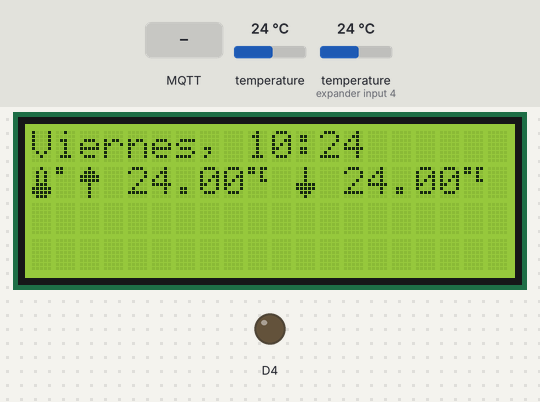
A sketch run on a simulated ESP8266 (NodeMCU). Parts: 20×4 character LCD, output pins drawn as LEDs (lit = HIGH). Inputs (shaded band) come from the test bench; at power-on: temperature 24 °C, temperature (sensor on expander input 4) 24 °C. WiFi joins after 1.5 s; servers stay silent unless stated; network time is answered at once with the bench clock; the local clock reads 2024-03-15 10:24:30 at power-on unless the sketch sets it; no MQTT or app messages arrive unless stated; what the sketch prints to the serial monitor is not drawn.

Above: at 2.8 s.
2.9 s: MQTT message "Sensor 1" arrives on the first subscribed topic
At 12.6 s:
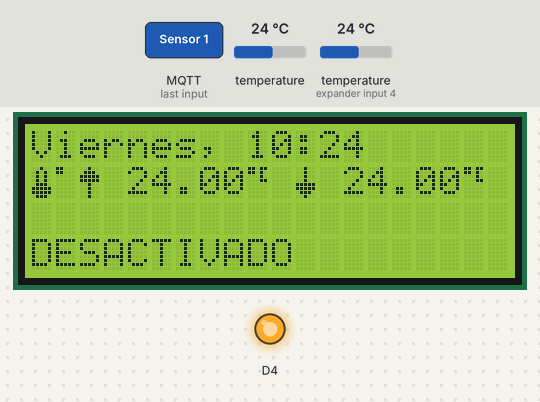
13.7 s: MQTT message "1" arrives on the first subscribed topic
At 23.7 s:
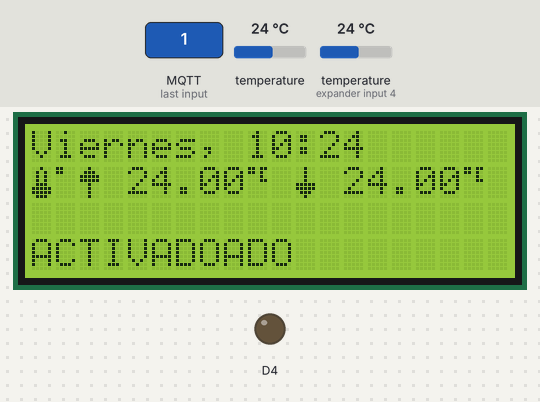
24.0 s: temperature (sensor 0) set to 12 °C
At 33.9 s:
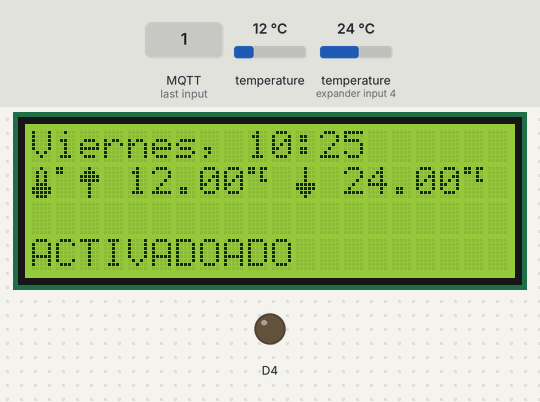
34.5 s: temperature (sensor on expander input 4) set to 12 °C
At 44.4 s:
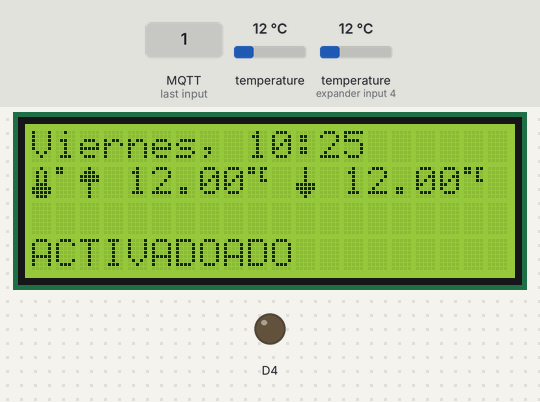
44.7 s: MQTT message "on" arrives on the first subscribed topic
At 54.0 s:
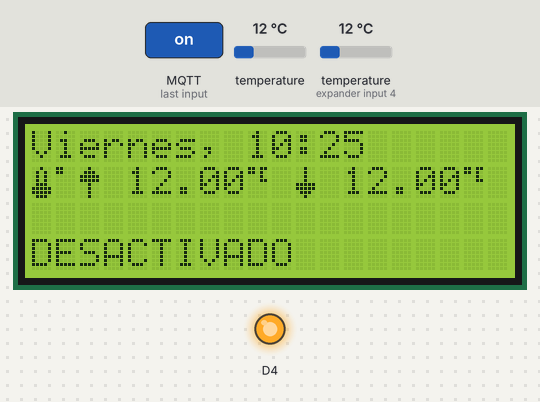
54.8 s: temperature (sensor 0) set to 19 °C
At 95.2 s:
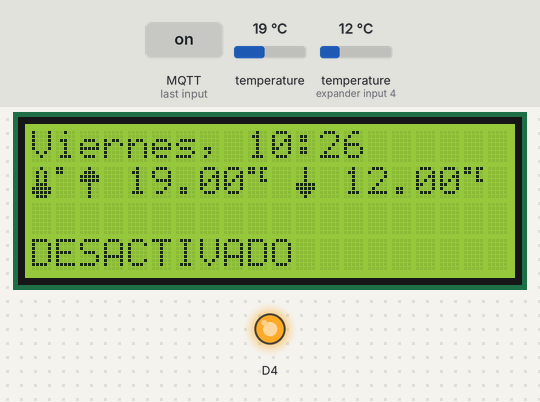
Timing chart, 0 to 96.0 s (numbered marks = the images above; inputs shaded):
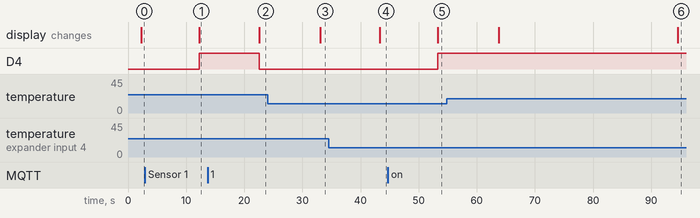

The sketch:

caldera.ino
```cpp
// Version 1.0  March 2019
// This version does not use the buttons
#include <ESP8266WiFi.h>
#include <ESP8266WebServer.h>
#include <WiFiClient.h>
#include <OneWire.h>
#include <DallasTemperature.h>
#include <PubSubClient.h>
#include <Wire.h>
#include <LiquidCrystal_I2C.h>
#include <WiFiUdp.h>
#include <NTPClient.h>

// Update these with values suitable for your network.
const char* ssid = "";
const char* password = "";
const char* mqtt_server = "daniporras.com";
// Data wire is plugged into pin D1 on the ESP8266 12-E - GPIO 5
//Where is the ds18b20 sensors -> D3
#define ONE_WIRE_BUS D3

// chars
byte termometru[8] = //icon for termometer
{
  B00100,
  B01010,
  B01010,
  B01010,
  B01110,
  B11111,
  B11111,
  B01110
};
byte vacio[8]=
{
  B00000,
  B00000,
  B00000,
  B00000,
  B00000,
  B00000,
  B00000,
  B00000
};
byte subida[8]=
{
  B00100,
  B01110,
  B11111,
  B11111,
  B00100,
  B00100,
  B00100,
  B00100
};

byte bajada[8]=
{
  B00100,
  B00100,
  B00100,
  B00100,
  B11111,
  B11111,
  B01110,
  B00100
};
byte punto[8]={
  B11000,
  B11000,
  B00000,
  B00000,
  B00000,
  B00000,
  B00000,
  B00000
};
byte tempe[8] =
{
 B11011,
  B11010,
  B00010,
  B00011,
  B00000,
  B00000,
  B00000,
  B00000
};

const long utcOffsetInSeconds = 3600;
char daysOfTheWeek[7][12] = {"Domingo", "Lunes", "Martes", "Miercoles", "Jueves", "Viernes", "Sabado"};

// Define NTP Client to get time
WiFiUDP ntpUDP;
NTPClient timeClient(ntpUDP, "pool.ntp.org", utcOffsetInSeconds);
// Set the LCD address to 0x27 for a 16 chars and 2 line display

LiquidCrystal_I2C lcd(0x27, 20, 4);

// Sets the sensors

DeviceAddress tempSensor1 = {0x28, 0xFF, 0xC1, 0xD3, 0xA4, 0x15, 0x01, 0x0B};
DeviceAddress tempSensor2 = {0x28, 0xFF, 0x27, 0xCE, 0xA4, 0x15, 0x01, 0XE8};

// Setup a oneWire instance to communicate with any OneWire devices (not just Maxim/Dallas temperature ICs)
OneWire oneWire(ONE_WIRE_BUS);

// Pass our oneWire reference to Dallas Temperature.
DallasTemperature DS18B20(&oneWire);

char temperatureCString_UNO[7];
char temperatureCString_DOS[7];
char temperatureFString[7];

float temperatura1;
float temperatura2;

WiFiClient espClient;
PubSubClient client(espClient);
long lastMsg = 0;
char msg[50];
int value = 0;

void setup() {
  pinMode(2, OUTPUT);     // Initialize the BUILTIN_LED pin as an output
  Serial.begin(115200);
  lcd.begin();
  // Turn on the blacklight and print a message.
  lcd.backlight();
  lcd.createChar(1, termometru);
  lcd.createChar(2, subida);
  lcd.createChar(3, bajada);
  lcd.createChar(4, punto);
  lcd.createChar(5, tempe);
  lcd.createChar(6, vacio);

  DS18B20.setResolution(tempSensor1, 9);
  setup_wifi();
  client.setServer(mqtt_server, 1883);
  client.setCallback(callback);

  timeClient.begin();
}

void getTemperature() {
  float tempC;
   DS18B20.requestTemperaturesByAddress(tempSensor1);
   tempC = DS18B20.getTempC(tempSensor1);
   dtostrf(tempC, 2, 2, temperatureCString_UNO);
   temperatura1 = tempC;

}
void getTemperature_DOS() {
  float tempC;
  DS18B20.requestTemperaturesByAddress(tempSensor2);
  tempC = DS18B20.getTempC(tempSensor2);
  dtostrf(tempC, 2, 2, temperatureCString_DOS);
  temperatura2 = tempC;

}
void setup_wifi() {

  delay(10);
  // We start by connecting to a WiFi network
  Serial.println();
  Serial.print("Connecting to ");
  Serial.println(ssid);

  WiFi.begin(ssid, password);

  while (WiFi.status() != WL_CONNECTED) {
    delay(500);
    Serial.print(".");
  }

  Serial.println("");
  Serial.println("WiFi connected");
  Serial.println("IP address: ");
  Serial.println(WiFi.localIP());
}

void callback(char* topic, byte* payload, unsigned int length) {
  Serial.print("Message arrived [");
  lcd.setCursor(0,3);
    for(int i=0; i<20; i++)
    {
    //  lcd.write(6);
    }
  Serial.print(topic);
  Serial.print("] ");
  for (int i = 0; i < length; i++) {
    Serial.print((char)payload[i]);
  }
  Serial.println();

  // Switch on the LED if an 1 was received as first character
  if ((char)payload[0] == '1') {

    // Turn the LED on (Note that LOW is the voltage level
    // but actually the LED is on; this is because
    // it is acive low on the ESP-01)
    lcd.print("ACTIVADO");
    digitalWrite(2, LOW);

  } else {

    lcd.setCursor(0,3);
    lcd.print("DESACTIVADO");
    digitalWrite(2, HIGH);  // Turn the LED off by making the voltage HIGH

  }

}

void reconnect() {
  // Loop until we're reconnected
  while (!client.connected()) {
    Serial.print("Attempting MQTT connection...");
    // Attempt to connect
    if (client.connect("ESP8266Client")) {
      Serial.println("connected");
      // Once connected, publish an announcement...
      client.publish("casa/despacho/temperatura", "Enviando el primer mensaje");
      client.publish("casa/despacho/temperatura1", "Enviando el primer mensaje");
      // ... and resubscribe
      client.subscribe("casa/despacho/luz");
    } else {
      Serial.print("failed, rc=");
      Serial.print(client.state());
      Serial.println(" try again in 5 seconds");
      // Wait 5 seconds before retrying
      delay(5000);
    }
  }
}

void loop() {

  if (!client.connected()) {
    reconnect();
  }
  client.loop();

  long now = millis();
  if (now - lastMsg > 2000) {
    timeClient.update();
    lastMsg = now;
    ++value;
    snprintf (msg, 75, "Hello World #%ld", value);
    Serial.print("Publish message: ");
    getTemperature();
    // Serial.printf("Sensor 1 ");
    // Serial.println(temperatureCString_UNO);

    client.publish("casa/despacho/temperatura", temperatureCString_UNO);
    getTemperature_DOS();
    lcd.setCursor(0, 0);
    lcd.print(String(daysOfTheWeek[timeClient.getDay()]) + ", " + String(timeClient.getHours()) + ":" + String(timeClient.getMinutes()));
    lcd.setCursor(0, 1);
    lcd.write(1);
    lcd.write(4);

    lcd.write(2);
    lcd.print(" "+String(temperatura1));
    lcd.write(5);

    lcd.print(" ");
    lcd.write(3);

    lcd.print(" "+String(temperatura2));
    lcd.write(5);

    client.publish("casa/despacho/temperatura1", temperatureCString_DOS);

    // Set a delay time for 10 senconds
    delay(10000);


  }
}
```

Measured:
- after the input at 2.9 s, D4: LOW → HIGH after 9.4 s; the display: changes after 9.4 s (image 1)
- after the input at 13.7 s, D4: HIGH → LOW after 8.8 s; the display: changes after 8.9 s (image 2)
- after the input at 24.0 s, the display: changes after 9.0 s (image 3)
- after the input at 34.5 s, the display: changes after 8.8 s (image 4)
- after the input at 44.7 s, D4: LOW → HIGH after 8.6 s; the display: changes after 8.6 s (image 5)
- after the input at 54.8 s, the display: first changes after 9.0 s (image 6 shows a later state)
